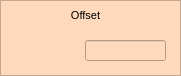
    <widget class="QFrame" name="frame_7">
     <property name="geometry">
      <rect>
       <x>90</x>
       <y>105</y>
       <width>181</width>
       <height>76</height>
      </rect>
     </property>
     <property name="styleSheet">
      <string notr="true">background-color: rgb(254, 217, 188);</string>
     </property>
     <property name="frameShape">
      <enum>QFrame::StyledPanel</enum>
     </property>
     <property name="frameShadow">
      <enum>QFrame::Raised</enum>
     </property>
     <widget class="caLineEdit" name="calineedit_25">
      <property name="geometry">
       <rect>
        <x>85</x>
        <y>40</y>
        <width>81</width>
        <height>21</height>
       </rect>
      </property>
      <property name="font">
       <font>
        <family>Sans Serif</family>
        <pointsize>11</pointsize>
       </font>
      </property>
      <property name="alignment">
       <set>Qt::AlignRight|Qt::AlignTrailing|Qt::AlignVCenter</set>
      </property>
      <property name="readOnly">
       <bool>true</bool>
      </property>
      <property name="channel" stdset="0">
       <string notr="true">$(DEVICE):dsp:amp_offset:B_mon</string>
      </property>
      <property name="foreground">
       <color>
        <red>170</red>
        <green>0</green>
        <blue>0</blue>
       </color>
      </property>
      <property name="background">
       <color>
        <red>255</red>
        <green>255</green>
        <blue>255</blue>
       </color>
      </property>
      <property name="colorMode">
       <enum>caLineEdit::Static</enum>
      </property>
      <property name="frameLineWidth" stdset="0">
       <number>1</number>
      </property>
      <property name="fontScaleMode" stdset="0">
       <enum>caLineEdit::WidthAndHeight</enum>
      </property>
     </widget>
     <widget class="QLabel" name="label_47">
      <property name="geometry">
       <rect>
        <x>5</x>
        <y>5</y>
        <width>161</width>
        <height>21</height>
       </rect>
      </property>
      <property name="font">
       <font>
        <pointsize>8</pointsize>
       </font>
      </property>
      <property name="text">
       <string>Offset</string>
      </property>
      <property name="alignment">
       <set>Qt::AlignCenter</set>
      </property>
     </widget>
     <widget class="caNumeric" name="canumeric_18">
      <property name="geometry">
       <rect>
        <x>5</x>
        <y>25</y>
        <width>76</width>
        <height>46</height>
       </rect>
      </property>
      <property name="integerDigits" stdset="0">
       <number>4</number>
      </property>
      <property name="decimalDigits" stdset="0">
       <number>0</number>
      </property>
      <property name="channel" stdset="0">
       <string notr="true">$(DEVICE):dsp:amp_offset:B_sp</string>
      </property>
      <property name="background">
       <color>
        <red>254</red>
        <green>217</green>
        <blue>188</blue>
       </color>
      </property>
      <property name="precisionMode">
       <enum>caNumeric::User</enum>
      </property>
      <property name="fixedFormat">
       <bool>true</bool>
      </property>
      <property name="limitsMode">
       <enum>caNumeric::Channel</enum>
      </property>
     </widget>
    </widget>
